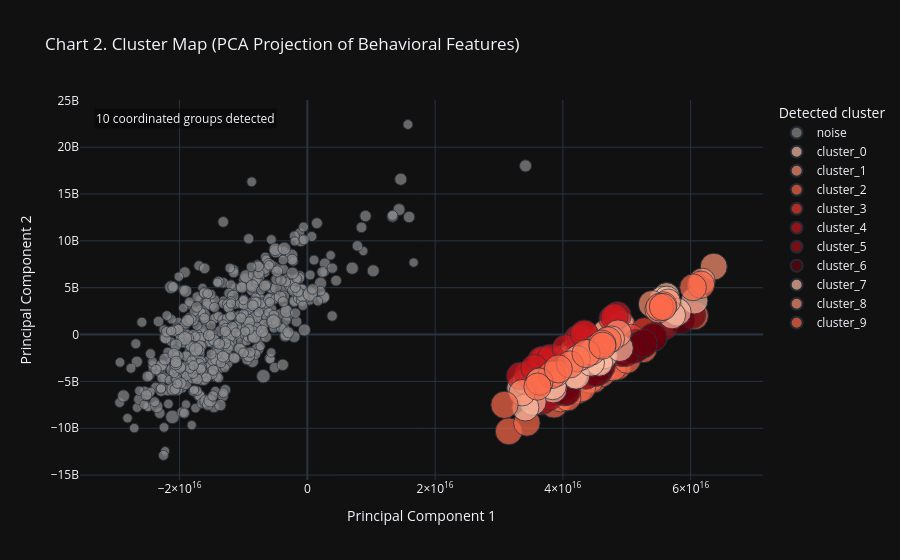

The notebook cell this image was saved under:
### Code cell
numeric_cols = [
    c for c in features.columns
    if c not in {'address', 'common_funder_address', 'hour_histogram'} and pd.api.types.is_numeric_dtype(features[c])
]

pca = PCA(n_components=2, random_state=SEED)
components = pca.fit_transform(features[numeric_cols].fillna(0.0))
plot_df = analysis_df.copy()
plot_df['pc1'] = components[:, 0]
plot_df['pc2'] = components[:, 1]

unique_clusters = sorted([int(c) for c in plot_df['cluster_id'].unique() if int(c) >= 0])
reds = px.colors.sequential.Reds
cluster_color_map = {'noise': '#8c8c8c'}
for i, cid in enumerate(unique_clusters):
    cluster_color_map[f'cluster_{cid}'] = reds[min(len(reds) - 1, 2 + (i % (len(reds) - 2)))]

plot_df['cluster_label'] = plot_df['cluster_id'].apply(lambda c: 'noise' if int(c) < 0 else f'cluster_{int(c)}')

fig2 = px.scatter(
    plot_df,
    x='pc1',
    y='pc2',
    color='cluster_label',
    size='sybil_probability',
    hover_data=['address', 'cluster_id', 'sybil_probability'],
    title='Chart 2. Cluster Map (PCA Projection of Behavioral Features)',
    labels={
        'pc1': 'Principal Component 1',
        'pc2': 'Principal Component 2',
        'cluster_label': 'Detected cluster',
        'sybil_probability': 'Sybil probability',
    },
    color_discrete_map=cluster_color_map,
    template='plotly_dark',
)
fig2.add_annotation(
    text=f'{cluster_count} coordinated groups detected',
    x=0.02,
    y=0.98,
    xref='paper',
    yref='paper',
    showarrow=False,
    bgcolor='rgba(0,0,0,0.4)',
)
fig2.show()
